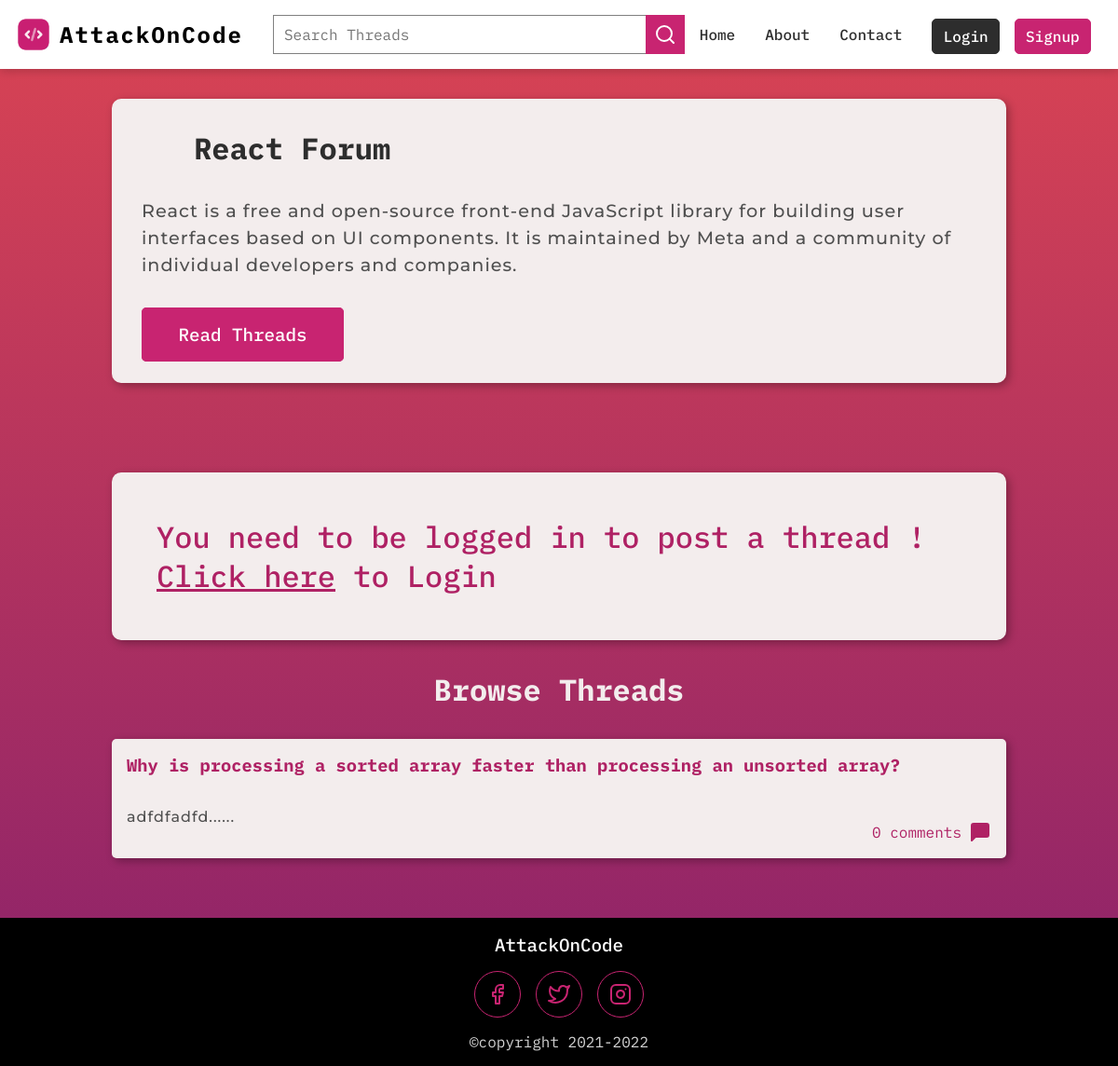
/thread-list.php?category_id=1, run on the app's committed database.
### tables this page shows
CREATE TABLE `categories` (
  `category_id` int(11) NOT NULL,
  `category_name` varchar(255) NOT NULL,
  `category_description` text NOT NULL,
  `icon_url` varchar(255) NOT NULL,
  `category_createdat` datetime NOT NULL DEFAULT current_timestamp()
);

CREATE TABLE `threads` (
  `thread_id` int(11) NOT NULL,
  `thread_title` varchar(255) NOT NULL,
  `thread_desc` text NOT NULL,
  `thread_code` text NOT NULL,
  `thread_cat_id` int(11) NOT NULL,
  `thread_user_id` int(11) NOT NULL,
  `timestamp` datetime NOT NULL DEFAULT current_timestamp()
);

### thread-list.php (the view, shortened to what this page needs)
<?php
    require "./partials/_connection.php";
    $category_id = $_GET['category_id'];
    $stmt =  $mysqli->prepare("SELECT * FROM `categories` WHERE category_id = ?");
    $stmt->bind_param("i", $category_id);
    $stmt->execute();
    $categoryFetchingResult = $stmt->get_result();
    $categoryFetchingArray = mysqli_fetch_assoc($categoryFetchingResult);
    $thread_title = $thread_description = $errorMsgTitle = $errorMsgDesc = $user_id = "";
    $stmt =  $mysqli->prepare("SELECT * FROM `threads` WHERE thread_cat_id = ?");
    $stmt->bind_param("i", $category_id);
    $stmt->execute();
    $threadsFetchingResult = $stmt->get_result();
    $threadsFetchingArray = mysqli_fetch_all($threadsFetchingResult, MYSQLI_ASSOC);
?>
<!DOCTYPE html>
<html lang="en">
<head>
    <link rel="stylesheet" href="./css/navbar.css">
    <link rel="stylesheet" href="./css/footer.css">
    <link rel="stylesheet" href="./css/thread-list.css">
</head>
<body>
    <?php include "./partials/_navbar.php" ?>
    <main class="thread-list-section">
        <div class="category-container">
            <div class="category">
                    <h2 class="category__heading">
                        <?php echo htmlspecialchars
                    ($categoryFetchingArray['category_name']) ?> Forum</h2>
                    <div class="category--padding">
                            <p class="category__description text"><?php echo htmlspecialchars($categoryFetchingArray['category_description']) ?></p>
                            <a class="category__btn" href="#threadlist">Read Threads</a>
                    </div>
            </div>
        </div>
        <?php if(isset($_SESSION['loggedin'])): ?>
        <section class="post-thread">
            <div class="post-thread-container">
                <h2 class="post-thread-heading">Post a Thread</h2>
                <form action="<?php echo htmlspecialchars($_SERVER['REQUEST_URI']) ?>" method="POST" class="post-thread-form">
                    <input type="text" name="thread_title" placeholder="Thread Title" class="thread-title" value="<?php echo htmlspecialchars($thread_title)?>">
                    <span class="mb-2"><?php echo htmlspecialchars($errorMsgTitle) ?></span>
                    <textarea name="thread_description" placeholder="Thread Description" class="thread-description" id="thread_description" cols="30" rows="10" value="<?php echo htmlspecialchars($thread_description)?>"></textarea>
                    <span class="mb-2"><?php echo htmlspecialchars($errorMsgDesc) ?></span>
                    <textarea style="margin-bottom: 2rem;" name="thread_code" placeholder="Paste code here" class="thread-code" id="thread_code" cols="30" rows="10" value="<?php echo htmlspecialchars($thread_description)?>"></textarea>
                    <input type="submit" value="Post Thread" name="postThread" class="post-thread-btn">
                </form>
            </div>
        </section>
        <?php else: ?>
        <section id="nothing">
            <div class="nothing-box">
                <p>You need to be logged in to post a thread ! <a style="text-decoration: underline; cursor: pointer;" href="login.php">Click here</a> to Login</p>
            </div>
        </section>
        <?php endif; ?>
        <h2 class="threadlist-heading">Browse Threads</h2>
        <?php if($threadsFetchingArray): ?>
        <section id="threadlist">
            <div class="threadlist-container">
                <?php foreach($threadsFetchingArray as $threads => $thread): ?>
                <?php
                    $thread_id = $thread['thread_id'];
                    $stmt =  $mysqli->prepare("SELECT COUNT(*) FROM `comments` WHERE thread_id = ?");
                    $stmt->bind_param("i", $thread_id);
                    $stmt->execute();
                    $countingCommentsResult = $stmt->get_result();
                    $commentCount = mysqli_fetch_array($countingCommentsResult);
                ?>
                <a class="thread" href="thread.php?thread_id=<?php echo htmlspecialchars($thread['thread_id']) ?>">
                    <h3 class="thread-heading"><?php echo htmlspecialchars($thread['thread_title']) ?></h3>
                    <div class="btn-info-container">
                        <p class="thread-desc text"><?php echo substr(htmlspecialchars($thread['thread_desc']), 0, 250) ?>......</p>
                        <div class="number-of-threads">
                            <span><?php echo htmlspecialchars($commentCount[0]); ?> comments</span>
                            <svg xmlns="http://www.w3.org/2000/svg" width="24" height="24" viewBox="0 0 24 24" fill="#af2164" stroke="currentColor" stroke-width="2" stroke-linecap="round" stroke-linejoin="round" class="feather feather-message-square"><path d="M21 15a2 2 0 0 1-2 2H7l-4 4V5a2 2 0 0 1 2-2h14a2 2 0 0 1 2 2z"></path></svg>
                        </div>
                    </div>
                </a>
                <?php endforeach; ?>
            </div>
        </section>
        <?php endif;?>
    </main>
    <?php include "./partials/_footer.php" ?>
</body>
</html>

### css/navbar.css (style rules this page uses)
:root { --menu: #eeecec; --nav-bg: #ffffff; --nav-brand: black; --black: #2d2d2d; --gray: gray; --lightgray: lightgray; --red-2:#af2164; --red-1: #c82471; --veryDarkBlue: #06283D; --darkBlue: #1363DF; --lightBlue: #40a3e6; --veryLightBlue: #DFF6FF; --bg: #eeeeee; --card-bg: #f3eded; --text: #505050; --validation: #af2164; --bs: 3px 3px 10px rgba(0, 0, 0, 0.3); --bsh: 4px 4px 10px rgba(0, 0, 0, 0.4); --placeholder: #2d2d2d; }
.text { font-family: 'Montserrat', sans-serif; font-weight: 500 !important; letter-spacing: 1px; line-height: 1.5; }
*, *::before, *::after { margin: 0; padding: 0; box-sizing: inherit; text-decoration: none; list-style: none; }
a { all: unset; }
html { box-sizing: border-box; scroll-behavior: smooth; }
body { font-family: 'IBM Plex Mono', monospace; min-height: 100vh; display: flex; flex-direction: column; }

### css/thread-list.css (style rules this page uses)
.category-container, .post-thread, #threadlist, #nothing { padding: 2rem 1rem; max-width: 992px; margin: 0 auto; }
body { background-image: linear-gradient(to bottom, #DA4453, #89216B); }
.category { margin-bottom: 2rem; border-radius: 10px; box-shadow: var(--bs); -webkit-border-radius: 10px; -moz-border-radius: 10px; -ms-border-radius: 10px; -o-border-radius: 10px; }
.category__heading { background-color: var(--card-bg); color: var(--black); border-top-left-radius: 10px; border-top-right-radius: 10px; padding: 2rem !important; display: flex; align-items: center; }
.category__description { margin-bottom: 3rem; color: var(--text); }
.category--padding { padding: 0 2rem 2.5rem 2rem; background-color: var(--card-bg); border-bottom-left-radius: 10px; border-bottom-right-radius: 10px; }
.category__btn { background-color: var(--red-1); font-weight: 500; color: var(--nav-bg); border-radius: 5px; border: 1px solid var(--red-1); padding: 0.8em 2em; font-size: 1.4rem; -webkit-border-radius: 5px; -moz-border-radius: 5px; -ms-border-radius: 5px; -o-border-radius: 5px; cursor: pointer; transition: color 100ms, background-color 200ms; -webkit-transition: color 100ms, background-color 200ms; -moz-transition: color 100ms, background-color 200ms; -ms-transition: color 100ms, background-color 200ms; -o-transition: color 100ms, background-color 200ms; }
@media screen and (min-width: 1100px) { .category__heading { font-size: 2rem; padding: 2rem; } }
@media screen and (min-width: 1100px) { .category__description { font-size: 1.2rem; } }
@media screen and (min-width: 1100px) { .category__btn { font-size: 1.2rem; } }
.nothing-box { padding: 2rem; font-size: 2rem; background-color: var(--card-bg); color: var(--red-2); font-weight: 500; border-radius: 10px; -webkit-border-radius: 10px; -moz-border-radius: 10px; -ms-border-radius: 10px; -o-border-radius: 10px; box-shadow: var(--bs); }
@media screen and (min-width: 1100px) { .nothing-box { padding: 3rem; } }
.threadlist-heading { text-align: center; color: var(--card-bg); }
@media screen and (min-width: 1100px) { .threadlist-heading { font-size: 2rem; } }
.thread { display: block; background-color: var(--card-bg); color: var(--text); padding: 1rem; border-radius: 5px; -webkit-border-radius: 5px; -moz-border-radius: 5px; -ms-border-radius: 5px; -o-border-radius: 5px; margin-bottom: 2rem; transition: transform 200ms; -webkit-transition: transform 200ms; -moz-transition: transform 200ms; -ms-transition: transform 200ms; -o-transition: transform 200ms; cursor: pointer; box-shadow: var(--bs); word-wrap: break-word !important; }
.thread-heading { margin-bottom: 1rem; color: var(--red-2); }
.thread-desc { max-width: 750px; }
.number-of-threads, .likes { margin-top: 2rem; color: var(--red-2); display: flex; margin-left: 0.5rem; align-items: center; }
.number-of-threads svg { margin-left: 0.5rem; }
@media screen and (min-width: 640px) { .btn-info-container { display: flex; justify-content: space-between; align-items: center; } }

### data on the page
categories: category_name "React", category_description "React is a free and open-source front-end JavaScript library for building user interfaces based on UI components. It is maintained by Meta and a community of individual developers and companies."
threads: thread_title "Why is processing a sorted array faster than processing an unsorted array?", thread_desc "adfdfadfd", commentCount "0"
